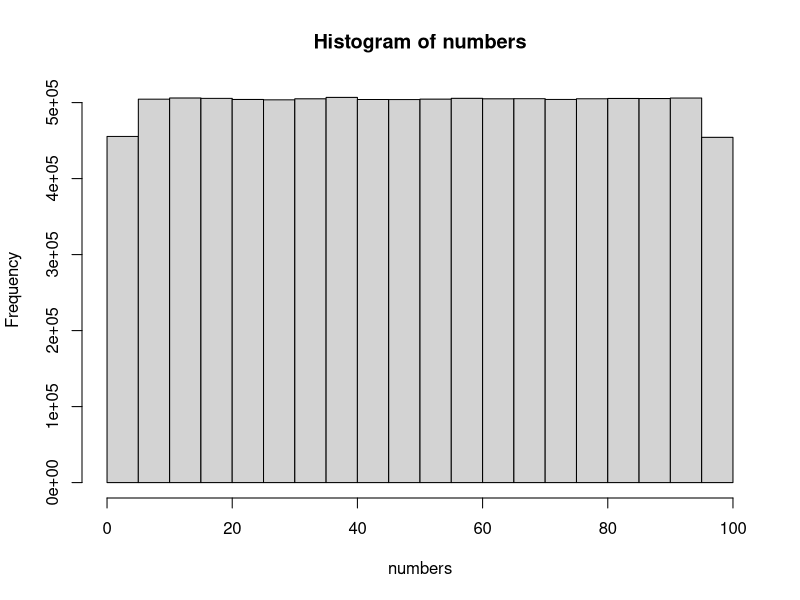

The R source for this figure: (Note: this script raises an error after producing the figure.)
# ------------------------------------------------------------------------------
# Guessing Game Exercise
# ------------------------------------------------------------------------------
# October 2021
# Pete Arnold
# ------------------------------------------------------------------------------

# Step 0. Display something so we know we are working.
print("Hello, Pete!")

# Step 1. Think of a number.
# Generate a random number between 1 and 100 (inclusive). There are other
# solutions, for example, n <- as.integer(runif(1) * 100).
# This is a function call that gets 1 number in the range 1 to 100 from a
# uniform distribution (we'll cover that later).
number <- runif(n=1, min=1, max=100)
# But we should only allow whole numbers as decimals would be hard to guess
# exactly, so we round 'number' to zero decimal place and save the value back to
# 'number'.
number <- round(number, 0)

# We can, in fact, do this is one step.
number <- round(runif(1, 1, 100), 0)

# ------------------------------------------------------------------------------

# How shall we check that this is correct?
# Make n large and see the statistics of the values are saying.
# It is good practice to put numbers that might vary in named variables.

# Define a large number.
count <- 10000000
# Get that many numbers - this will be a long list called numbers.
numbers <- round(runif(count, 1, 100), 0)
# We can plot a histogram of those numbers to see if it looks right.
hist(numbers)
# We can do the basic descriptive statistics and see if they look right.
summary(numbers)

# ------------------------------------------------------------------------------

# And, as they are numbers, we can write some code to check them for us.
# Here we have textual data, Min. and Max., which we indicate is text by placing
# quotes around them (they are referred to as strings (of characters)).
# The square brackets []allow us to access a paricular data entry in a list.
# The 'if' statement reads like it is written and will run the first section of
# code if the check on the 'if' line is TRUE and the second if it is FALSE.
check <- summary(numbers)
if ((check['Min.'] == 1) & (check['Max.'] == 100)) {
    print("Number range is OK.")
} else {
    print("Number range is not as intended!")
}

# ------------------------------------------------------------------------------

# 2. Get the user to make a guess.

guess <- readline(prompt="Enter a number:")

# ------------------------------------------------------------------------------

# 3. How do we check that we have a number?
# Convert the entered string to a number - as.numeric() will do this and, if the
# string is not a number it will return NA.
guess <- as.numeric(guess)

# Now all we need to do is check if the guess is NA. If not, it must be a
# number. If it is NA, we'll stop and print out a message to tell the user.
# This kind of checking is done with an 'if' statement - if the contents of the
# brackets after the if are TRUE, the next section is run. If FALSE, it is
# skipped.
if (is.na(guess)){
    stop("That guess was not a number!\n")
}

# ------------------------------------------------------------------------------

# 4. How do we check if the guess matches the number?
# 4.1
if (guess == number){
    print("You guessed correctly!")
}
# 4.2
if (guess == number){
    print("You guessed correctly!")
} else {
    print("You guessed wrong!")
}
# 4.3
have_guessed <- guess == number
if (have_guessed == TRUE){
    print("You guessed correctly!")
} else {
    print("You guessed wrong!")
}

# ------------------------------------------------------------------------------

# 5. Do it again - use a loop - one with for, one with while and one with
# repeat.

# This is all the one-guess code.
number <- runif(1, 1, 100)
number <- round(number, 0)
guess <- readline(prompt="Enter a number:")
guess <- as.numeric(guess)
if (is.na(guess)){
    stop("That guess was not a number!\n")
}
have_guessed <- guess == number
if (have_guessed == TRUE){
    print("You guessed correctly!")
} else {
    print("You guessed wrong!")
}

# This is the for-loop code.
number <- runif(1, 1, 100)
number <- round(number, 0)
attempts <- 0
steps <- 10
for (step in 1: steps){
    guess <- readline(prompt="Enter a number:")
    guess <- as.numeric(guess)
    if (is.na(guess)){
        stop("That guess was not a number!\n")
    }
    have_guessed <- guess == number
    attempts <- attempts + 1
    if (have_guessed == TRUE){
        print("You guessed correctly!")
        break
    } else {
        print("You guessed wrong!")
    }
}

# This is the while-loop code.
number <- runif(1, 1, 100)
number <- round(number, 0)
attempts <- 0
have_guessed <- FALSE
while(have_guessed == FALSE){
    guess <- readline(prompt="Enter a number:")
    guess <- as.numeric(guess)
    if (is.na(guess)){
        stop("That guess was not a number!\n")
    }
    have_guessed <- guess == number
    attempts <- attempts + 1
    if (have_guessed == TRUE){
        print("You guessed correctly!")
    } else {
        print("You guessed wrong!")
    }
}

# This is the repeat-loop code.
number <- runif(1, 1, 100)
number <- round(number, 0)
attempts <- 0
repeat{
    guess <- readline(prompt="Enter a number:")
    guess <- as.numeric(guess)
    if (is.na(guess)){
        stop("That guess was not a number!\n")
    }
    have_guessed <- guess == number
    attempts <- attempts + 1
    if (have_guessed == TRUE){
        print("You guessed correctly!")
        break
    } else {
        print("You guessed wrong!")
    }
}

# ------------------------------------------------------------------------------

# 7. Messing with the code.
# 7.1 Improving the messages.
# This is the repeat-loop code.
number <- runif(1, 1, 100)
number <- round(number, 0)
attempts <- 0
repeat{
    guess_string <- readline(prompt="Enter a number:")
    guess <- as.numeric(guess_string)
    if (is.na(guess)){
        stop(paste("That guess (", guess_string, ") was not a number!\n"))
    }
    have_guessed <- guess == number
    attempts <- attempts + 1
    if (have_guessed == TRUE){
        cat("You guessed correctly, it was", number, "!\n")
        cat("You took", attempts, "goes to guess.\n")
        break
    } else {
        cat("You guessed wrong, it wasn't", guess, "!\n")
    }
}

# 7.2 Improve the error handling.
number <- runif(1, 1, 100)
number <- round(number, 0)
attempts <- 0
repeat{
    guess_string <- readline(prompt="Enter a number:")
    guess <- as.numeric(guess_string)
    if (is.na(guess)){
        cat("That guess (", guess_string, ") was not a number!\n")
        next
    }
    have_guessed <- guess == number
    attempts <- attempts + 1
    if (have_guessed == TRUE){
        cat("You guessed correctly, it was", number, "!\n")
        cat("You took", attempts, "goes to guess.\n")
        break
    } else {
        cat("You guessed wrong, it wasn't", guess, "!\n")
    }
}

# 7.3 An explicit way out.
number <- runif(1, 1, 100)
number <- round(number, 0)
attempts <- 0
repeat{
    guess_string <- readline(prompt="Enter a number:")
    if (guess_string == 'q'){
        break
    }
    guess <- as.numeric(guess_string)
    if (is.na(guess)){
        cat("That guess (", guess_string, ") was not a number!\n")
        next
    }
    have_guessed <- guess == number
    attempts <- attempts + 1
    if (have_guessed == TRUE){
        cat("You guessed correctly, it was", number, "!\n")
        cat("You took", attempts, "goes to guess.\n")
        break
    } else {
        cat("You guessed wrong, it wasn't", guess, "!\n")
    }
}

# 7.4 With clues.
number <- runif(1, 1, 100)
number <- round(number, 0)
attempts <- 0
repeat{
    guess_string <- readline(prompt="Enter a number:")
    if (guess_string == 'q'){
        break
    }
    guess <- as.numeric(guess_string)
    if (is.na(guess)){
        cat("That guess (", guess_string, ") was not a number!\n")
        next
    }
    have_guessed <- guess == number
    attempts <- attempts + 1
    if (have_guessed == TRUE){
        cat("You guessed correctly, it was", number, "!\n")
        cat("You took", attempts, "goes to guess.\n")
        break
    } else {
        if (guess > number) {
            cat("You guessed too high, it wasn't", guess, "!\n")
        } else {
            cat("You guessed too low, it wasn't", guess, "!\n")
        }
    }
}

# 7.5 Save the guesses.
number <- runif(1, 1, 100)
number <- round(number, 0)
attempts <- 0
guesses <- vector()
repeat{
    guess_string <- readline(prompt="Enter a number:")
    if (guess_string == "q"){
        break
    }
    guess <- as.numeric(guess_string)
    if (is.na(guess)){
        cat("That guess (", guess_string, ") was not a number!\n")
        next
    }
    guesses <- c(guesses, guess)
    have_guessed <- guess == number
    attempts <- attempts + 1
    if (have_guessed == TRUE){
        cat("You guessed correctly, it was", number, "!\n")
        cat("You took", attempts, "goes to guess.\n")
        break
    } else {
        if (guess > number) {
            cat("You guessed too high, it wasn't", guess, "!\n")
        } else {
            cat("You guessed too low, it wasn't", guess, "!\n")
        }
    }
}
print("You guessed the following values:")
print(guesses)
plot(guesses, type='l')
abline(h=number, col='red')

# 7.6 Move the number.
number <- runif(1, 1, 100)
number <- round(number, 0)
attempts <- 0
change <- 3
guesses <- vector()
numbers <- c(number)
repeat{
    guess_string <- readline(prompt="Enter a number:")
    if (guess_string == "q"){
        break
    }
    guess <- as.numeric(guess_string)
    if (is.na(guess)){
        cat("That guess (", guess_string, ") was not a number!\n")
        next
    }
    guesses <- c(guesses, guess)
    have_guessed <- guess == number
    attempts <- attempts + 1
    if (have_guessed == TRUE){
        cat("You guessed correctly, it was", number, "!\n")
        cat("You took", attempts, "goes to guess.\n")
        break
    } else {
        if (guess > number) {
            cat("You guessed too high, it wasn't", guess, "!\n")
        } else {
            cat("You guessed too low, it wasn't", guess, "!\n")
        }
        number <- number + round(runif(1, -change, change), 0)
        numbers <- c(numbers, number)
    }
}
print("You guessed the following values:")
print(guesses)
plot(guesses, type='l', col='blue')
lines(numbers, col='red')

# ------------------------------------------------------------------------------
